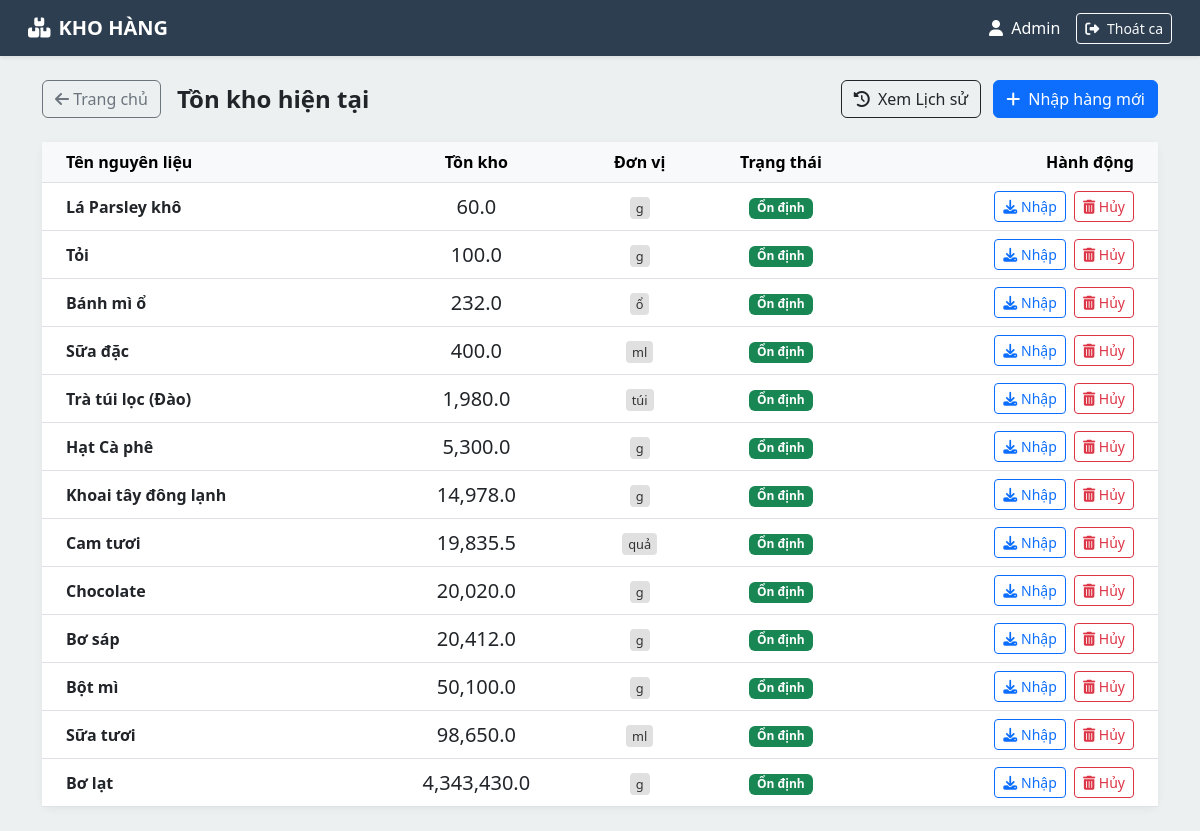
Before: /warehouse/index.php (signed in) with the older database file.
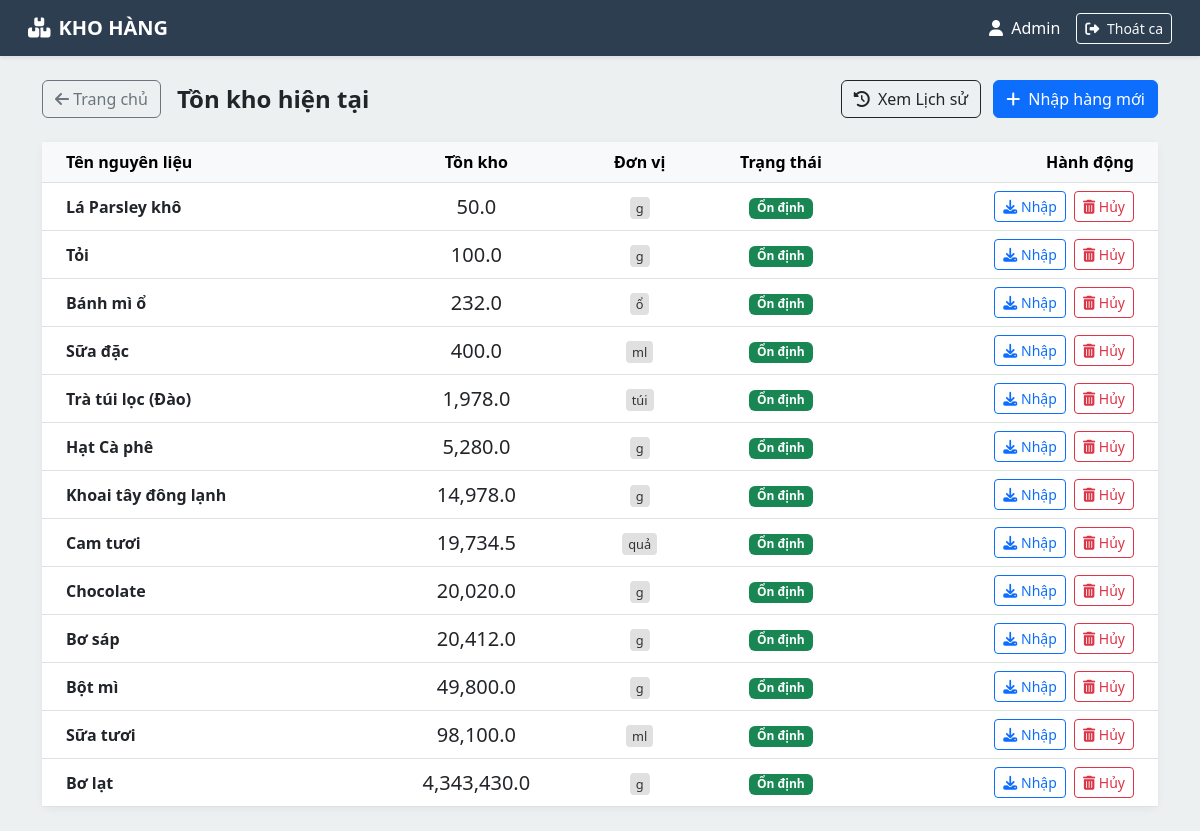
After: the same page with the newer database file.
### tables this page shows
CREATE TABLE `ingredients` (
  `id` int(11) NOT NULL,
  `name` varchar(100) NOT NULL,
  `unit` varchar(20) NOT NULL,
  `quantity` float DEFAULT 0,
  `min_quantity` float DEFAULT 10,
  `last_updated` timestamp NOT NULL DEFAULT current_timestamp() ON UPDATE current_timestamp()
);

### warehouse/index.php (the view, shortened to what this page needs)
<?php
require_once '../includes/db_connection.php';
$query = "SELECT * FROM ingredients ORDER BY quantity ASC";
$result = $mysqli->query($query);
?>
<!DOCTYPE html>
<html lang="vi">
<head>
    <link href="https://cdn.jsdelivr.net/npm/bootstrap@5.3.0/dist/css/bootstrap.min.css" rel="stylesheet">
    <link rel="stylesheet" href="https://cdnjs.cloudflare.com/ajax/libs/font-awesome/6.4.0/css/all.min.css">
</head>
<body>
<nav class="navbar navbar-expand-lg navbar-wh px-3 py-2 shadow-sm">
    <div class="container-fluid">
        <a class="navbar-brand text-white fw-bold" href="#"><i class="fa-solid fa-boxes-stacked me-2"></i>KHO HÀNG</a>
        <div class="d-flex align-items-center text-white">
            <span class="me-3"><i class="fa-solid fa-user me-1"></i> <?= $_SESSION['fullname'] ?? 'Thủ kho' ?></span>
            <button class="btn btn-sm btn-outline-light" onclick="confirmEndShiftWarehouse()">
    <i class="fa-solid fa-right-from-bracket me-1"></i> Thoát ca
</button>
        </div>
    </div>
</nav>
<div class="container py-4">
    <div class="row mb-4">
        <div class="col-md-12 d-flex justify-content-between align-items-center">
    <div class="d-flex align-items-center">
        <a href="../index.php" class="btn btn-outline-secondary me-3">
            <i class="fa-solid fa-arrow-left"></i> Trang chủ
        </a>
        <h4 class="fw-bold text-dark mb-0">Tồn kho hiện tại</h4>
    </div>
    <div>
        <a href="history.php" class="btn btn-outline-dark me-2">
            <i class="fa-solid fa-clock-rotate-left me-1"></i> Xem Lịch sử
        </a>
        <button class="btn btn-primary" onclick="openImportModal()">
            <i class="fa-solid fa-plus me-2"></i>Nhập hàng mới
        </button>
    </div>
</div>
    </div>
    <div class="card card-stock">
        <div class="card-body p-0">
            <table class="table table-hover align-middle mb-0">
                <thead class="table-light">
                    <tr>
                        <th class="ps-4">Tên nguyên liệu</th>
                        <th class="text-center">Tồn kho</th>
                        <th class="text-center">Đơn vị</th>
                        <th class="text-center">Trạng thái</th>
                        <th class="text-end pe-4">Hành động</th>
                    </tr>
                </thead>
                <tbody>
                    <?php while($row = $result->fetch_assoc()): ?>
                        <?php
                            $qty = (float)$row['quantity'];
                            $status_text = "Ổn định"; $status_class = "badge bg-success"; $row_class = "";
                        ?>
                        <tr class="<?= $row_class ?>">
                            <td class="ps-4 fw-bold"><?= $row['name'] ?></td>
                            <td class="text-center fs-5 <?= ($qty <= 0) ? 'text-danger fw-bold' : '' ?>"><?= number_format($qty, 1) ?></td>
                            <td class="text-center"><span class="unit-badge"><?= $row['unit'] ?></span></td>
                            <td class="text-center"><span class="<?= $status_class ?>"><?= $status_text ?></span></td>
                            <td class="text-end pe-4">
    <button class="btn btn-sm btn-outline-primary me-1"
            onclick="openImportModal('<?= $row['id'] ?>', '<?= $row['unit'] ?>')">
        <i class="fa-solid fa-download"></i> Nhập
    </button>
    <button class="btn btn-sm btn-outline-danger"
            onclick="openExportModal('<?= $row['id'] ?>', '<?= $row['name'] ?>', '<?= $row['quantity'] ?>', '<?= $row['unit'] ?>')">
        <i class="fa-solid fa-trash-can"></i> Hủy
    </button>
</td>
                        </tr>
                    <?php endwhile; ?>
                </tbody>
            </table>
        </div>
    </div>
</div>
</body>
</html>

Changed rows visible on the page:
changed ingredients "Lá Parsley khô": quantity "60.0" → "50.0"
changed ingredients "Trà túi lọc (Đào)": quantity "1,980.0" → "1,978.0"
changed ingredients "Hạt Cà phê": quantity "5,300.0" → "5,280.0"
changed ingredients "Cam tươi": quantity "19,835.5" → "19,734.5"
changed ingredients "Bột mì": quantity "50,100.0" → "49,800.0"
changed ingredients "Sữa tươi": quantity "98,650.0" → "98,100.0"
